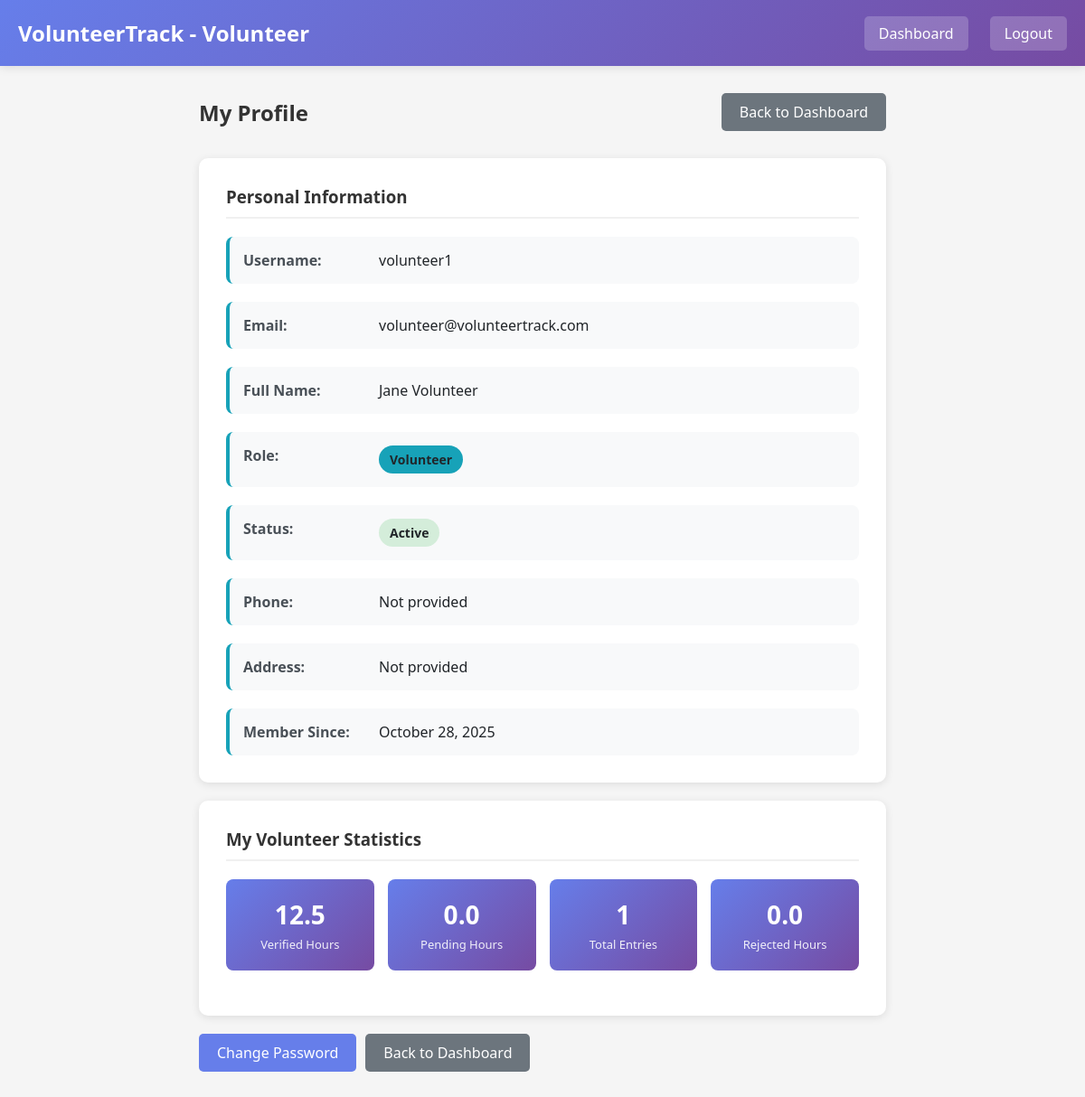
Page /users/volunteer/profile.php (signed in) on the committed database.
### tables this page shows
CREATE TABLE `users` (
  `user_id` int(11) NOT NULL,
  `username` varchar(50) NOT NULL,
  `email` varchar(100) NOT NULL,
  `password` varchar(255) NOT NULL,
  `full_name` varchar(100) NOT NULL,
  `role` enum('volunteer','coordinator','admin') NOT NULL DEFAULT 'volunteer',
  `phone` varchar(20) DEFAULT NULL,
  `address` text DEFAULT NULL,
  `status` enum('active','inactive') DEFAULT 'active',
  `created_at` timestamp NOT NULL DEFAULT current_timestamp(),
  `updated_at` timestamp NOT NULL DEFAULT current_timestamp() ON UPDATE current_timestamp()
);

### includes/auth.php (called while the page is built, shortened)
<?php
function getUserId() {
    return isset($_SESSION['user_id']) ? $_SESSION['user_id'] : null;
}
?>

### users/volunteer/profile.php (the view, shortened to what this page needs)
<?php
require_once '../../includes/auth.php';
$database = new Database();
$db = $database->getConnection();
$user_id = getUserId();
$query = "SELECT * FROM users WHERE user_id = :user_id";
$stmt = $db->prepare($query);
$stmt->bindParam(':user_id', $user_id);
$stmt->execute();
$user = $stmt->fetch(PDO::FETCH_ASSOC);
$query = "SELECT
    COUNT(*) as total_entries,
    SUM(CASE WHEN status='verified' THEN hours_worked ELSE 0 END) as verified_hours,
    SUM(CASE WHEN status='pending' THEN hours_worked ELSE 0 END) as pending_hours,
    SUM(CASE WHEN status='rejected' THEN hours_worked ELSE 0 END) as rejected_hours
    FROM hours WHERE volunteer_id = :user_id";
$stmt = $db->prepare($query);
$stmt->bindParam(':user_id', $user_id);
$stmt->execute();
$stats = $stmt->fetch(PDO::FETCH_ASSOC);
?>
<!DOCTYPE html>
<html lang="en">
<head>
</head>
<body>
    <div class="header">
        <div class="header-content">
            <h1><?php echo SITE_NAME; ?> - Volunteer</h1>
            <div class="header-links">
                <a href="v_dashboard.php">Dashboard</a>
                <a href="../../logout.php">Logout</a>
            </div>
        </div>
    </div>
    <div class="container">
        <div class="page-header">
            <h2>My Profile</h2>
            <a href="v_dashboard.php" class="btn btn-secondary">Back to Dashboard</a>
        </div>
        <div class="card">
            <h3>Personal Information</h3>
            <div class="profile-info">
                <div class="info-item">
                    <strong>Username:</strong>
                    <span><?php echo htmlspecialchars($user['username']); ?></span>
                </div>
                <div class="info-item">
                    <strong>Email:</strong>
                    <span><?php echo htmlspecialchars($user['email']); ?></span>
                </div>
                <div class="info-item">
                    <strong>Full Name:</strong>
                    <span><?php echo htmlspecialchars($user['full_name']); ?></span>
                </div>
                <div class="info-item">
                    <strong>Role:</strong>
                    <span><span class="badge badge-volunteer"><?php echo ucfirst($user['role']); ?></span></span>
                </div>
                <div class="info-item">
                    <strong>Status:</strong>
                    <span><span class="badge badge-active"><?php echo ucfirst($user['status']); ?></span></span>
                </div>
                <div class="info-item">
                    <strong>Phone:</strong>
                    <span><?php echo htmlspecialchars($user['phone'] ?: 'Not provided'); ?></span>
                </div>
                <div class="info-item">
                    <strong>Address:</strong>
                    <span><?php echo htmlspecialchars($user['address'] ?: 'Not provided'); ?></span>
                </div>
                <div class="info-item">
                    <strong>Member Since:</strong>
                    <span><?php echo date('F d, Y', strtotime($user['created_at'])); ?></span>
                </div>
            </div>
        </div>
        <div class="card">
            <h3>My Volunteer Statistics</h3>
            <div class="stats-grid">
                <div class="stat-box">
                    <h4><?php echo number_format((float)($stats['verified_hours'] ?? 0), 1); ?></h4>
                    <p>Verified Hours</p>
                </div>
                <div class="stat-box">
                    <h4><?php echo number_format((float)($stats['pending_hours'] ?? 0), 1); ?></h4>
                    <p>Pending Hours</p>
                </div>
                <div class="stat-box">
                    <h4><?php echo $stats['total_entries']; ?></h4>
                    <p>Total Entries</p>
                </div>
                <div class="stat-box">
                    <h4><?php echo number_format((float)($stats['rejected_hours'] ?? 0), 1); ?></h4>
                    <p>Rejected Hours</p>
                </div>
            </div>
        </div>
        <div class="actions">
            <a href="change_password.php" class="btn btn-primary">Change Password</a>
            <a href="v_dashboard.php" class="btn btn-secondary">Back to Dashboard</a>
        </div>
    </div>
</body>
</html>

### users/volunteer/profile.php (style rules this page uses)
* { margin: 0; padding: 0; box-sizing: border-box; }
body { font-family: 'Segoe UI', Tahoma, Geneva, Verdana, sans-serif; background: #f5f5f5; }
.header { background: linear-gradient(135deg, #667eea 0%, #764ba2 100%); color: white; padding: 20px; box-shadow: 0 2px 10px rgba(0,0,0,0.1); }
.header-content { max-width: 1200px; margin: 0 auto; display: flex; justify-content: space-between; align-items: center; }
.header h1 { font-size: 24px; }
.header-links a { color: white; text-decoration: none; margin-left: 20px; padding: 8px 16px; border-radius: 5px; background: rgba(255,255,255,0.2); }
.container { max-width: 800px; margin: 30px auto; padding: 0 20px; }
.page-header { display: flex; justify-content: space-between; align-items: center; margin-bottom: 30px; }
.page-header h2 { color: #333; }
.btn { padding: 10px 20px; border: none; border-radius: 5px; cursor: pointer; text-decoration: none; display: inline-block; transition: all 0.3s; }
.btn-secondary { background: #6c757d; color: white; }
.btn-primary { background: #667eea; color: white; }
.card { background: white; border-radius: 10px; box-shadow: 0 2px 10px rgba(0,0,0,0.1); padding: 30px; margin-bottom: 20px; }
.card h3 { color: #333; margin-bottom: 20px; padding-bottom: 10px; border-bottom: 2px solid #f0f0f0; }
.profile-info { display: grid; gap: 20px; }
.info-item { display: flex; padding: 15px; background: #f8f9fa; border-radius: 8px; border-left: 4px solid #17a2b8; }
.info-item strong { width: 150px; color: #495057; }
.info-item span { color: #212529; flex: 1; }
.stats-grid { display: grid; grid-template-columns: repeat(auto-fit, minmax(150px, 1fr)); gap: 15px; margin-bottom: 20px; }
.stat-box { background: linear-gradient(135deg, #667eea 0%, #764ba2 100%); color: white; padding: 20px; border-radius: 8px; text-align: center; }
.stat-box h4 { font-size: 28px; margin-bottom: 5px; }
.stat-box p { font-size: 13px; opacity: 0.9; }
.actions { display: flex; gap: 10px; margin-top: 20px; }
.badge { display: inline-block; padding: 6px 12px; border-radius: 20px; font-size: 14px; font-weight: 600; }
.badge-volunteer { background: #17a2b8; color: white; }
.badge-active { background: #d4edda; color: #155724; }

### rows in the picture
users: username "volunteer1", email "volunteer@volunteertrack.com", full_name "Jane Volunteer", role "Volunteer", status "Active", phone "Not provided", address "Not provided", created_at "October 28, 2025"

### other values in the picture
SITE_NAME "VolunteerTrack"
$stats['verified_hours'] "12.5"
$stats['pending_hours'] "0.0"
$stats['total_entries'] "1"
$stats['rejected_hours'] "0.0"
